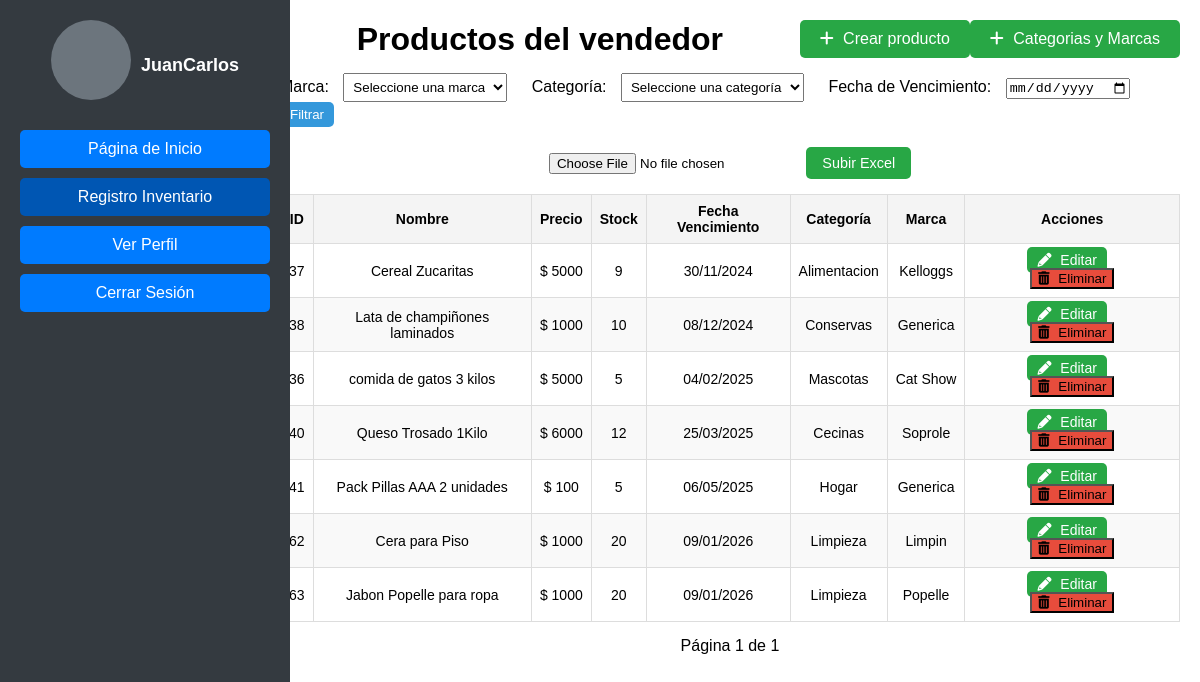
The app's page /vendedor/ (signed in), older data.
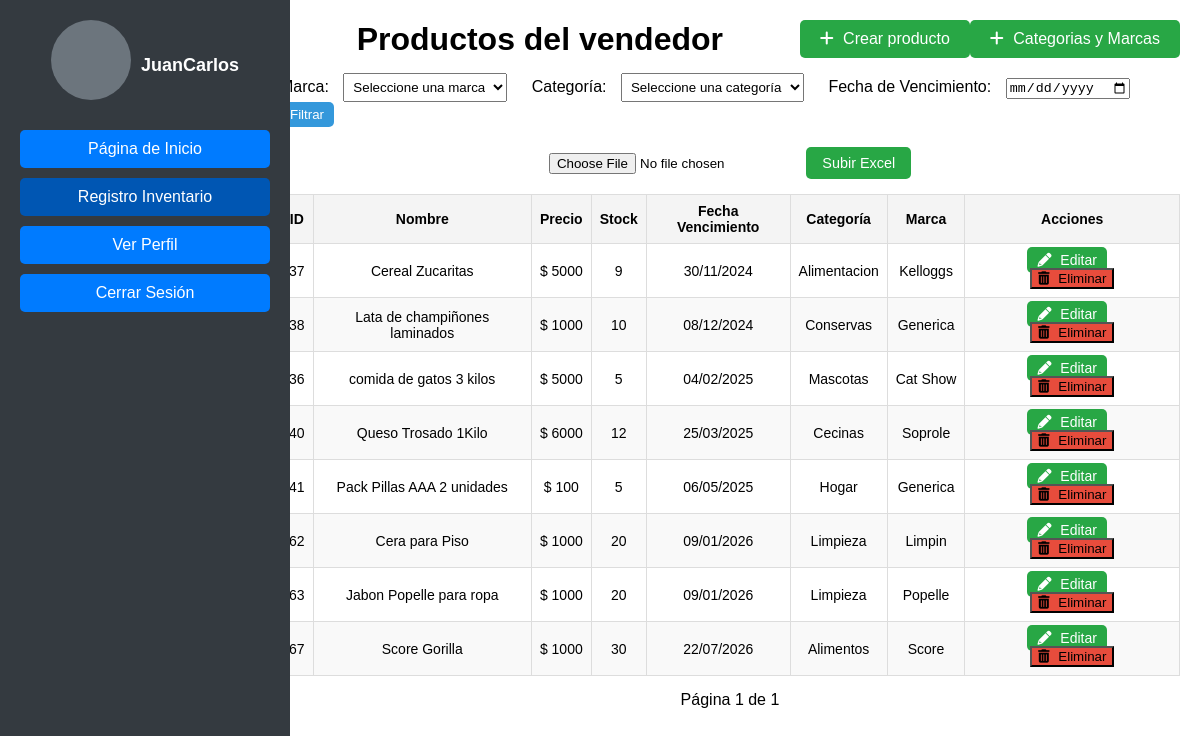
The same page, newer data.
### pagina/models.py (models this page shows, shortened)
class Producto(models.Model):
    nombre = models.CharField(max_length=100)
    precio = models.DecimalField(max_digits=10, decimal_places=4)
    stock = models.IntegerField()
    descripcion = models.TextField()
    marca = models.ForeignKey(Marca, on_delete=models.CASCADE)
    categoria = models.ForeignKey(Categoria, null=True, blank=True, on_delete=models.SET_NULL)
    fecha_vencimiento = models.DateField(default=timezone.now)

class Categoria(models.Model):
    nombre = models.CharField(max_length=100)

class Marca(models.Model):
    nombre = models.CharField(max_length=100)

### pagina/views.py (the view)
# urls.py: path('vendedor/', vendedor, name='vendedor'),
@login_required
def vendedor(request):
    productos = Producto.objects.all()
    marca_id = request.GET.get('marca')
    if marca_id:
        productos = productos.filter(marca_id=marca_id)
    categoria_id = request.GET.get('categoria')
    if categoria_id:
        productos = productos.filter(categoria_id=categoria_id)
    productos = productos.order_by('fecha_vencimiento')
    paginator = Paginator(productos, 15)  # 15 productos por página
    page_number = request.GET.get('page')
    page_obj = paginator.get_page(page_number)
    marcas = Marca.objects.all()
    categorias = Categoria.objects.all()
    return render(request, 'vendedor.html', {
        'page_obj': page_obj,
        'marcas': marcas,
        'categorias': categorias
    })

### pagina/templates/vendedor.html (shortened to what this page needs)
<!DOCTYPE html>
<!DOCTYPE html>
<html lang="es">
<head>
    {% load static %}
    <link rel="stylesheet" href="{% static 'css/vendedor.css' %}">
    <link rel="stylesheet" href="https://cdnjs.cloudflare.com/ajax/libs/font-awesome/6.0.0-beta3/css/all.min.css">
    <link rel="stylesheet" href="{% static 'css/lateral.css' %}">
</head>
<body>
    <div class="sidebar">
        <div class="perfil">
            <div class="perfil-imagen"></div>
            <p>
                {% if user.is_authenticated %}
                    {{ user.username }}
                {% else %}
                    Invitado
                {% endif %}
            </p>
        </div>
        <ul>
            <li><a href="{% url 'adminpage' %}">Página de Inicio</a></li>
            <li><a href="{% url 'vendedor' %}" class="active">Registro Inventario</a></li>
            <li><a href="{% url 'verPerfil' %}" class="btn-primary">Ver Perfil</a></li>
            <li>
                <form action="{% url 'logout' %}" method="post">
                    <button type="submit" class="btn">Cerrar Sesión</button>
                </form>
            </li>
        </ul>
    </div>
    <div class="main-content">
        <div class="header">
            <h1>Productos del vendedor</h1>
            <a href="{% url 'crearproducto' %}" class="btn-create">
                <i class="fas fa-plus"></i> Crear producto
            </a>
            <a href="{% url 'catmarca' %}" class="btn-create">
                <i class="fas fa-plus"></i> Categorias y Marcas
            </a>
        </div>
        <div class="filters">
            <form method="GET">
                <label for="marca">Marca:</label>
                <select name="marca" id="marca">
                    <option value="">Seleccione una marca</option>
                </select>
                <label for="categoria">Categoría:</label>
                <select name="categoria" id="categoria">
                    <option value="">Seleccione una categoría</option>
                </select>
                <label for="fecha_vencimiento">Fecha de Vencimiento:</label>
                <input type="date" name="fecha_vencimiento" id="fecha_vencimiento" value="{{ request.GET.fecha_vencimiento }}">
                <button type="submit" class="btn-filter">Filtrar</button>
            </form>
        </div>
        <div class="upload-form">
            <form method="POST" enctype="multipart/form-data" action="{% url 'cargar_excel' %}">
                <input type="file" name="archivo_excel" id="excel_file">
                <button type="submit">Subir Excel</button>
            </form>
        </div>
        <div class="table-container">
            <table class="product-table">
                <thead>
                    <tr>
                        <th>ID</th>
                        <th>Nombre</th>
                        <th>Precio</th>
                        <th>Stock</th>
                        <th>Fecha Vencimiento</th>
                        <th>Categoría</th>
                        <th>Marca</th>
                        <th>Acciones</th>
                    </tr>
                </thead>
                <tbody id="product-table-body">
                    {% for producto in page_obj %}
                        <tr>
                            <td>{{ producto.id }}</td>
                            <td>{{ producto.nombre }}</td>
                            <td>$ {{ producto.precio|floatformat:0 }}</td>
                            <td>{{ producto.stock }}</td>
                            <td>{{ producto.fecha_vencimiento|date:"d/m/Y" }}</td>
                            <td>{{ producto.categoria.nombre }}</td>
                            <td>{{ producto.marca.nombre }}</td>
                            <td>
                                <a href="{% url 'editar_producto' producto.id %}" class="btn-edit">
                                    <i class="fas fa-pencil-alt"></i> Editar
                                </a>
                                <a > <button class="btn-delete" data-url="{% url 'eliminar_producto' producto.id %}">
                                    <i class="fas fa-trash-alt"></i> Eliminar
                                </button>
                                </a>
                            </td>
                        </tr>
                    {% empty %}
                        <tr>
                            <td colspan="8">No hay productos disponibles.</td>
                        </tr>
                    {% endfor %}
                </tbody>
            </table>
        </div>
        <div class="pagination">
            <span>Página {{ page_obj.number }} de {{ page_obj.paginator.num_pages }}</span>
        </div>
    </div>
</body>
</html>

### pagina/static/css/vendedor.css (style rules this page uses)
body { margin: 0; font-family: Arial, sans-serif; display: flex; }
.main-content { flex-grow: 1; padding: 20px; }
.header { display: flex; justify-content: space-between; align-items: center; margin-bottom: 20px; }
.header h1 { margin: 0; }
.btn-create { background-color: #28a745; color: white; padding: 10px 20px; text-decoration: none; border-radius: 5px; font-size: 16px; }
.btn-create i { margin-right: 5px; }
.filters { margin-bottom: 20px; }
.filters label { margin-right: 10px; }
.filters select { padding: 5px; margin-right: 20px; }
.filters .btn-filter { padding: 5px 10px; background-color: #3498db; color: white; border: none; border-radius: 5px; }
.product-table { width: 100%; border-collapse: collapse; margin-bottom: 20px; }
.product-table th, .product-table td { padding: 10px; text-align: center; border: 1px solid #ddd; }
.product-table th { background-color: #f4f4f4; }
.product-table td a { text-decoration: none; color: white; padding: 5px 10px; border-radius: 5px; }
.btn-edit { background-color: #28a745; margin-right: 10px; }
.btn-delete { background-color: #e74c3c; }
.btn-edit i, .btn-delete i { margin-right: 5px; }
.pagination { text-align: center; margin-top: 20px; }
.product-table { width: 90%; max-width: 1000px; margin: auto; border-collapse: collapse; font-size: 14px; }
.product-table th { padding: 8px; text-align: left; background-color: #f2f2f2; }
.product-table td { padding: 6px; text-align: left; border-bottom: 1px solid #ddd; }
.product-table tr { height: 30px; }
.product-table { border-spacing: 2px; }
.perfil { display: flex; align-items: center; justify-content: center; flex-direction: row; margin-bottom: 20px; }
.perfil-imagen { width: 80px; height: 80px; background-color: #6c757d; border-radius: 50%; margin-right: 10px; }
h1 { text-align: center; }

### pagina/static/css/lateral.css (style rules this page uses)
.sidebar { width: 250px; height: 100vh; background-color: #333; display: flex; flex-direction: column; align-items: center; padding-top: 20px; }
.perfil { text-align: center; margin-bottom: 20px; }
.perfil-imagen { width: 80px; height: 80px; border-radius: 50%; margin-bottom: 10px; }
.perfil p { color: #fff; font-size: 18px; font-weight: bold; }
.sidebar ul { list-style-type: none; padding: 0; width: 100%; }

### pagina/templates/vendedor.html (style rules this page uses)
.sidebar { display: flex; flex-direction: column; align-items: center; width: 250px; background-color: #343a40; color: white; padding: 20px; height: 100%; position: fixed; }
.sidebar ul { display: flex; flex-direction: column; align-items: center; padding: 0; margin: 0; list-style: none; width: 100%; }
.sidebar ul li { width: 100%; margin-bottom: 10px; text-align: center; }
.sidebar ul li a, .sidebar ul li button { width: 100%; padding: 10px; border-radius: 5px; color: white; background-color: #007bff; text-decoration: none; text-align: center; font-size: 1rem; display: block; box-sizing: border-box; }
.sidebar ul li a.active { background-color: #0056b3; }
.sidebar ul li a.btn-primary { background-color: #007bff; }
.sidebar ul li button { background-color: #007bff; border: none; cursor: pointer; }
.main-content { margin-left: 260px; padding: 20px; display: flex; flex-direction: column; align-items: center; flex: 1; }
.header { display: flex; justify-content: space-between; align-items: center; margin-bottom: 15px; width: 100%; }
.header h1 { flex: 1; text-align: center; margin: 0; }
.upload-form { display: flex; justify-content: center; gap: 10px; align-items: center; margin-bottom: 15px; }
.upload-form button { background-color: #28a745; color: white; padding: 8px 16px; border-radius: 5px; border: none; cursor: pointer; font-size: 0.9rem; }
.table-container { width: 100%; overflow-x: auto; }
.product-table { width: 100%; border-collapse: collapse; }
.product-table th, .product-table td { border: 1px solid #ddd; padding: 8px; text-align: center; }
.product-table th { background-color: #f4f4f4; }
.product-table td { word-wrap: break-word; white-space: normal; }
.product-table tr:nth-child(even) { background-color: #f9f9f9; }
.pagination { margin-top: 15px; text-align: center; }

Row changes from the older to the newer data that the page shows:
added Producto: id "67", nombre "Score Gorilla", precio "1000", stock "30", fecha_vencimiento "22/07/2026", categoria.nombre "Alimentos", marca.nombre "Score"
